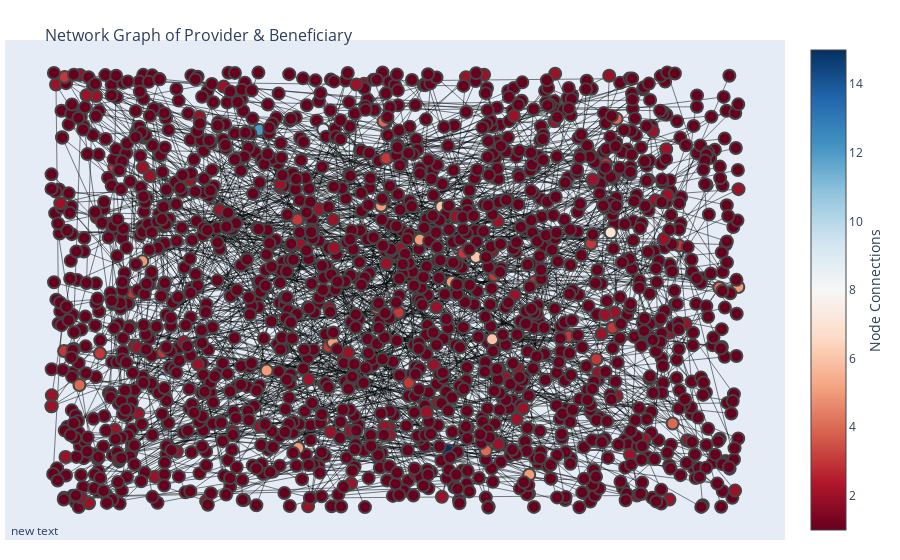

Notebook code cell kept with this figure:
### Code cell
import plotly.graph_objs as go

# Consider subgraph for plotting
df_plotting = df.sample(n=1_000, random_state=1)

H = nx.from_pandas_edgelist(df_plotting, source=source, target=target)
pos = nx.random_layout(H)

# Create Edges
edge_trace = go.Scatter(
    x=[],
    y=[],
    line=dict(width=0.5, color='#010203'),
    hoverinfo='none',
    mode='lines')

for edge in H.edges():
    x0, y0 = pos[edge[0]]
    x1, y1 = pos[edge[1]]
    edge_trace['x'] += tuple([x0, x1, None])
    edge_trace['y'] += tuple([y0, y1, None])

node_trace = go.Scatter(
    x=[],
    y=[],
    mode='markers',
    marker=dict(
        showscale=True,
        colorscale='RdBu',
        reversescale=False,
        color=[],
        size=12,
        colorbar=dict(
            thickness=35,
            title='Node Connections',
            xanchor='left',
            titleside='right'
        ),
        line=dict(width=2)))

for node in H.nodes():
    x, y = pos[node]
    node_trace['x'] += tuple([x])
    node_trace['y'] += tuple([y])

# add color to node points
for node, adjacencies in enumerate(H.adjacency()):
    node_trace['marker']['color'] += tuple([len(adjacencies[1])])
    node_info = str(adjacencies[0])

fig = go.Figure(data=[edge_trace, node_trace],
                layout=go.Layout(
                title='<br>Network Graph of Provider & Beneficiary \n\n',
                titlefont=dict(size=16),
                showlegend=False,
                margin=dict(b=20, l=5, r=5, t=40),
                annotations=[dict(
                    showarrow=False,
                    xref="paper", yref="paper",
                    x=0.005, y=-0.002)],
                xaxis=dict(showgrid=False, zeroline=False,
                           showticklabels=False),
                yaxis=dict(showgrid=False, zeroline=False, showticklabels=False)))

fig.show()

### Figure 1 — Plotly figure (JSON) as saved in the notebook; plotly's stock layout.template omitted (floating-point values rounded to 4 significant figures; data arrays with more than 128 entries replaced by an {"elided": "..."} marker saying what was removed)
{"data": [{"hoverinfo": "none", "line": {"color": "#010203", "width": 0.5}, "mode": "lines", "type": "scatter", "x": {"elided": "2985 float values"}, "y": {"elided": "2985 float values"}}, {"marker": {"color": {"elided": "1686 int values"}, "colorbar": {"thickness": 35, "title": {"side": "right", "text": "Node Connections"}, "xanchor": "left"}, "colorscale": [[0, "rgb(103,0,31)"], [0.1, "rgb(178,24,43)"], [0.2, "rgb(214,96,77)"], [0.3, "rgb(244,165,130)"], [0.4, "rgb(253,219,199)"], [0.5, "rgb(247,247,247)"], [0.6, "rgb(209,229,240)"], [0.7, "rgb(146,197,222)"], [0.8, "rgb(67,147,195)"], [0.9, "rgb(33,102,172)"], [1, "rgb(5,48,97)"]], "line": {"width": 2}, "reversescale": false, "showscale": true, "size": 12}, "mode": "markers", "type": "scatter", "x": {"elided": "1686 float values"}, "y": {"elided": "1686 float values"}}], "layout": {"annotations": [{"showarrow": false, "x": 0.005, "xref": "paper", "y": -0.002, "yref": "paper"}], "margin": {"b": 20, "l": 5, "r": 5, "t": 40}, "showlegend": false, "title": {"font": {"size": 16}, "text": "<br>Network Graph of Provider & Beneficiary \n\n"}, "xaxis": {"showgrid": false, "showticklabels": false, "zeroline": false}, "yaxis": {"showgrid": false, "showticklabels": false, "zeroline": false}}}
